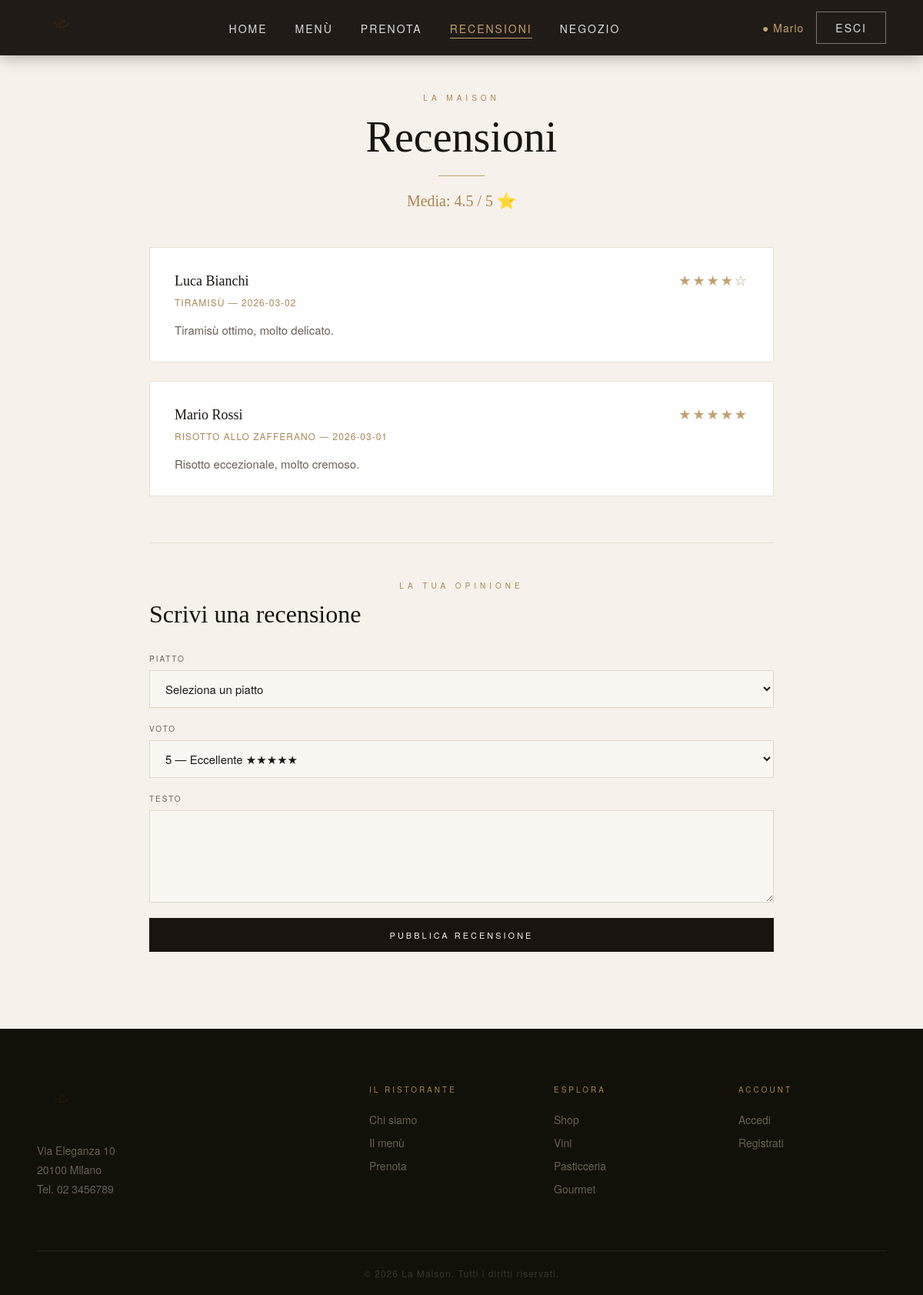
/paginephp/recensioni.php (signed in), run on the app's committed database.
### tables this page shows
CREATE TABLE RECENSIONE (
  IdRecensione INT AUTO_INCREMENT,
  IdUtente INT,
  IdPiatto INT,
  Voto INT,
  Data DATE,
  Testo TEXT,
  RispostaAdmin TEXT NULL,
  PRIMARY KEY (IdRecensione),
  FOREIGN KEY (IdUtente) REFERENCES UTENTE(IdUtente),
  FOREIGN KEY (IdPiatto) REFERENCES PIATTO(IdPiatto)
);

CREATE TABLE UTENTE (
  IdUtente INT AUTO_INCREMENT,
  Nome VARCHAR(255),
  Cognome VARCHAR(255),
  Email VARCHAR(255),
  Password VARCHAR(255),
  CAP VARCHAR(10),
  DataNascita DATE,
  Provincia VARCHAR(255),
  Ruolo VARCHAR(50) DEFAULT 'cliente',
  PRIMARY KEY (IdUtente),
  UNIQUE (Email)
);

CREATE TABLE PIATTO (
  IdPiatto INT AUTO_INCREMENT,
  IdMenu INT,
  Nome VARCHAR(255),
  Descrizione TEXT,
  Prezzo DECIMAL(10,2),
  PRIMARY KEY (IdPiatto),
  FOREIGN KEY (IdMenu) REFERENCES MENU(IdMenu)
);

### paginephp/recensioni.php (the view, shortened to what this page needs)
<?php
require_once "../autenticazione/connect.php";
$recensioni = $conn->query("
    SELECT R.Voto, R.Testo, R.Data, R.RispostaAdmin, U.Nome, U.Cognome, P.Nome AS Piatto
    FROM RECENSIONE R
    JOIN UTENTE U ON R.IdUtente = U.IdUtente
    JOIN PIATTO P ON R.IdPiatto = P.IdPiatto
    ORDER BY R.Data DESC
")->fetchAll(PDO::FETCH_ASSOC);
$mediaVoti = $conn->query("SELECT ROUND(AVG(Voto),1) FROM RECENSIONE")->fetchColumn();
?>
<!DOCTYPE html>
<html lang="it">
<head>
    <link rel="stylesheet" href="../index.css">
    <link rel="stylesheet" href="../css/recensioni.css">
</head>
<body>
<nav class="navbar scrolled" id="navbar">
    <a href="../index.php" class="navbar-logo">
        <img src="../CartellaImage/logo.png" alt="La Maison">
    </a>
    <ul class="navbar-links">
        <li><a href="../index.php">Home</a></li>
        <li><a href="menu.php">Menù</a></li>
        <li><a href="prenotaTavolo.php">Prenota</a></li>
        <li><a href="recensioni.php" class="attivo">Recensioni</a></li>
        <li><a href="shop.php">Negozio</a></li>
    </ul>
    <div class="navbar-auth">
        <?php if (isset($_SESSION['idUtente'])): ?>
            <span class="utente-icona">● <?= htmlspecialchars($_SESSION['nome']) ?></span>
            <a href="../autenticazione/logout.php" class="navbar-btn">Esci</a>
        <?php else: ?>
            <a href="../autenticazione/login.php" class="navbar-btn">Accedi</a>
        <?php endif; ?>
    </div>
</nav>
<section class="pagina-recensioni">
    <p class="rec-etichetta">La Maison</p>
    <h1 class="rec-titolo">Recensioni</h1>
    <?php if ($mediaVoti): ?>
        <p class="rec-media">Media: <?= $mediaVoti ?> / 5 ⭐</p>
    <?php endif; ?>
    <div class="rec-lista">
        <?php foreach ($recensioni as $r): ?>
        <div class="rec-card">
            <div class="rec-card-header">
                <span class="rec-autore"><?= htmlspecialchars($r['Nome']) ?> <?= htmlspecialchars($r['Cognome']) ?></span>
                <span class="rec-stelle"><?= str_repeat('★', $r['Voto']) ?><?= str_repeat('☆', 5 - $r['Voto']) ?></span>
            </div>
            <p class="rec-piatto"><?= htmlspecialchars($r['Piatto']) ?> — <?= $r['Data'] ?></p>
            <p class="rec-testo"><?= htmlspecialchars($r['Testo']) ?></p>
        </div>
        <?php endforeach; ?>
    </div>
    <?php if (isset($_SESSION['idUtente'])): ?>
    <div class="rec-form-wrapper">
        <p class="rec-etichetta">La tua opinione</p>
        <h2 class="rec-form-titolo">Scrivi una recensione</h2>
        <form action="recensioni.php" method="POST" class="rec-form">
            <div class="rec-form-gruppo">
                <label class="rec-label">Piatto</label>
                <select name="idPiatto" required class="rec-input">
                    <option value="">Seleziona un piatto</option>
                </select>
            </div>
            <div class="rec-form-gruppo">
                <label class="rec-label">Voto</label>
                <select name="voto" required class="rec-input">
                    <option value="5">5 — Eccellente ★★★★★</option>
                </select>
            </div>
            <div class="rec-form-gruppo">
                <label class="rec-label">Testo</label>
                <textarea name="testo" rows="4" required class="rec-input rec-textarea"></textarea>
            </div>
            <button type="submit" class="rec-bottone">Pubblica recensione</button>
        </form>
    </div>
    <?php else: ?>
        <p class="rec-login"><a href="../autenticazione/login.php">Accedi</a> per lasciare una recensione.</p>
    <?php endif; ?>
</section>
<footer class="footer">
    <div class="footer-inner">
        <div class="footer-col">
            <img src="../CartellaImage/logo.png" alt="La Maison" class="footer-logo">
            <p>Via Eleganza 10<br>20100 Milano<br>Tel. 02 3456789</p>
        </div>
        <div class="footer-col">
            <p class="footer-titolo">Il ristorante</p>
            <a href="chiSiamo.php">Chi siamo</a>
            <a href="menu.php">Il menù</a>
            <a href="prenotaTavolo.php">Prenota</a>
        </div>
        <div class="footer-col">
            <p class="footer-titolo">Esplora</p>
            <a href="shop.php">Shop</a>
            <a href="vini.php">Vini</a>
            <a href="pasticceria.php">Pasticceria</a>
            <a href="gourmet.php">Gourmet</a>
        </div>
        <div class="footer-col">
            <p class="footer-titolo">Account</p>
            <a href="../autenticazione/login.php">Accedi</a>
            <a href="../autenticazione/signup.php">Registrati</a>
        </div>
    </div>
    <div class="footer-bottom">
        <p>© <?= date('Y') ?> La Maison. Tutti i diritti riservati.</p>
    </div>
</footer>
</body>
</html>

### index.css (style rules this page uses)
* { margin: 0; padding: 0; box-sizing: border-box; }
html { scroll-behavior: smooth; }
body { font-family: "Helvetica Neue", Arial, sans-serif; background: #f6f1ea; color: #1b1714; }
.navbar { position: fixed; top: 0; left: 0; right: 0; z-index: 100; display: flex; align-items: center; justify-content: space-between; padding: 0 48px; height: 72px; background: transparent; transition: background 0.3s ease, box-shadow 0.3s ease; }
.navbar.scrolled { background: rgba(26, 20, 16, 0.97); box-shadow: 0 2px 20px rgba(0,0,0,0.3); }
.navbar-logo img { height: 52px; display: block; }
.navbar-links { list-style: none; display: flex; gap: 36px; align-items: center; }
.navbar-links a { color: rgba(255,255,255,0.85); font-size: 14px; letter-spacing: 2px; text-transform: uppercase; text-decoration: none; transition: color 0.2s; padding-bottom: 2px; border-bottom: 1px solid transparent; }
.navbar-links a:hover, .navbar-links a.attivo { color: #c2a06e; border-bottom-color: #c2a06e; }
.navbar-auth { display: flex; align-items: center; gap: 16px; }
.utente-icona { color: #c2a06e; font-size: 14px; letter-spacing: 1px; }
.navbar-btn { color: rgba(255,255,255,0.85); font-size: 14px; letter-spacing: 2px; text-transform: uppercase; text-decoration: none; border: 1px solid rgba(255,255,255,0.4); padding: 10px 24px; transition: all 0.2s; }
.footer { background: #111009; padding: 70px 48px 0; }
.footer-inner { max-width: 1200px; margin: 0 auto; display: grid; grid-template-columns: 2fr 1fr 1fr 1fr; gap: 48px; padding-bottom: 60px; border-bottom: 1px solid #2a2520; }
.footer-logo { height: 52px; display: block; margin-bottom: 24px; filter: brightness(0.8); }
.footer-col p { font-size: 14px; line-height: 1.8; color: #6a5f54; }
.footer-titolo { font-size: 10px !important; letter-spacing: 3px; text-transform: uppercase; color: #a98552 !important; margin-bottom: 20px; }
.footer-col a { display: block; font-size: 14px; color: #6a5f54; text-decoration: none; margin-bottom: 10px; transition: color 0.2s; }
.footer-bottom { max-width: 1200px; margin: 0 auto; padding: 20px 0; text-align: center; }
.footer-bottom p { font-size: 12px; color: #3a3530; letter-spacing: 1px; }

### css/recensioni.css (style rules this page uses)
* { margin: 0; padding: 0; box-sizing: border-box; }
.pagina-recensioni { max-width: 860px; margin: 0 auto; padding: 120px 24px 100px; }
.rec-etichetta { text-align: center; font-size: 10px; letter-spacing: 5px; text-transform: uppercase; color: #a98552; margin-bottom: 12px; }
.rec-titolo { font-family: Georgia, serif; font-size: 56px; font-weight: 400; text-align: center; color: #181412; }
.rec-titolo::after { content: ""; display: block; width: 60px; height: 1px; background: #c2a06e; margin: 18px auto 0; }
.rec-media { text-align: center; font-family: Georgia, serif; font-size: 20px; color: #a98552; margin: 20px 0 48px; }
.rec-lista { display: flex; flex-direction: column; gap: 24px; margin-bottom: 60px; }
.rec-card { background: #ffffff; border: 1px solid #e8dfd3; padding: 28px 32px; transition: box-shadow 0.2s; }
.rec-card-header { display: flex; justify-content: space-between; align-items: baseline; margin-bottom: 8px; }
.rec-autore { font-family: Georgia, serif; font-size: 18px; color: #181412; }
.rec-stelle { color: #c2a06e; font-size: 18px; letter-spacing: 2px; }
.rec-piatto { font-size: 12px; color: #a98552; letter-spacing: 1px; margin-bottom: 14px; text-transform: uppercase; }
.rec-testo { font-size: 15px; line-height: 1.8; color: #6a5f54; }
.rec-form-wrapper { border-top: 1px solid #e8dfd3; padding-top: 48px; }
.rec-form-titolo { font-family: Georgia, serif; font-size: 32px; font-weight: 400; color: #181412; margin-bottom: 32px; }
.rec-form { display: flex; flex-direction: column; gap: 20px; }
.rec-form-gruppo { display: flex; flex-direction: column; gap: 8px; }
.rec-label { font-size: 10px; letter-spacing: 2px; text-transform: uppercase; color: #6a5f54; }
.rec-input { width: 100%; padding: 12px 16px; border: 1px solid #e0d6c8; background: #faf7f3; font-size: 15px; color: #1b1714; font-family: inherit; outline: none; transition: border-color 0.2s; }
.rec-textarea { resize: vertical; min-height: 120px; }
.rec-bottone { padding: 14px; background: #1a1410; color: #f6f1ea; font-size: 11px; letter-spacing: 3px; text-transform: uppercase; border: none; cursor: pointer; font-family: inherit; transition: background 0.2s; }

### data on the page
recensione: IdUtente.Nome "Luca", IdUtente.Cognome "Bianchi", Voto "★★★★", Voto "☆", IdPiatto.Nome "TIRAMISÙ", Data "2026-03-02", Testo "Tiramisù ottimo, molto delicato."
recensione: IdUtente.Nome "Mario", IdUtente.Cognome "Rossi", Voto "★★★★★", IdPiatto.Nome "RISOTTO ALLO ZAFFERANO", Data "2026-03-01", Testo "Risotto eccezionale, molto cremoso."

### other printed values
$_SESSION['nome'] "Mario"
$mediaVoti "4.5"
